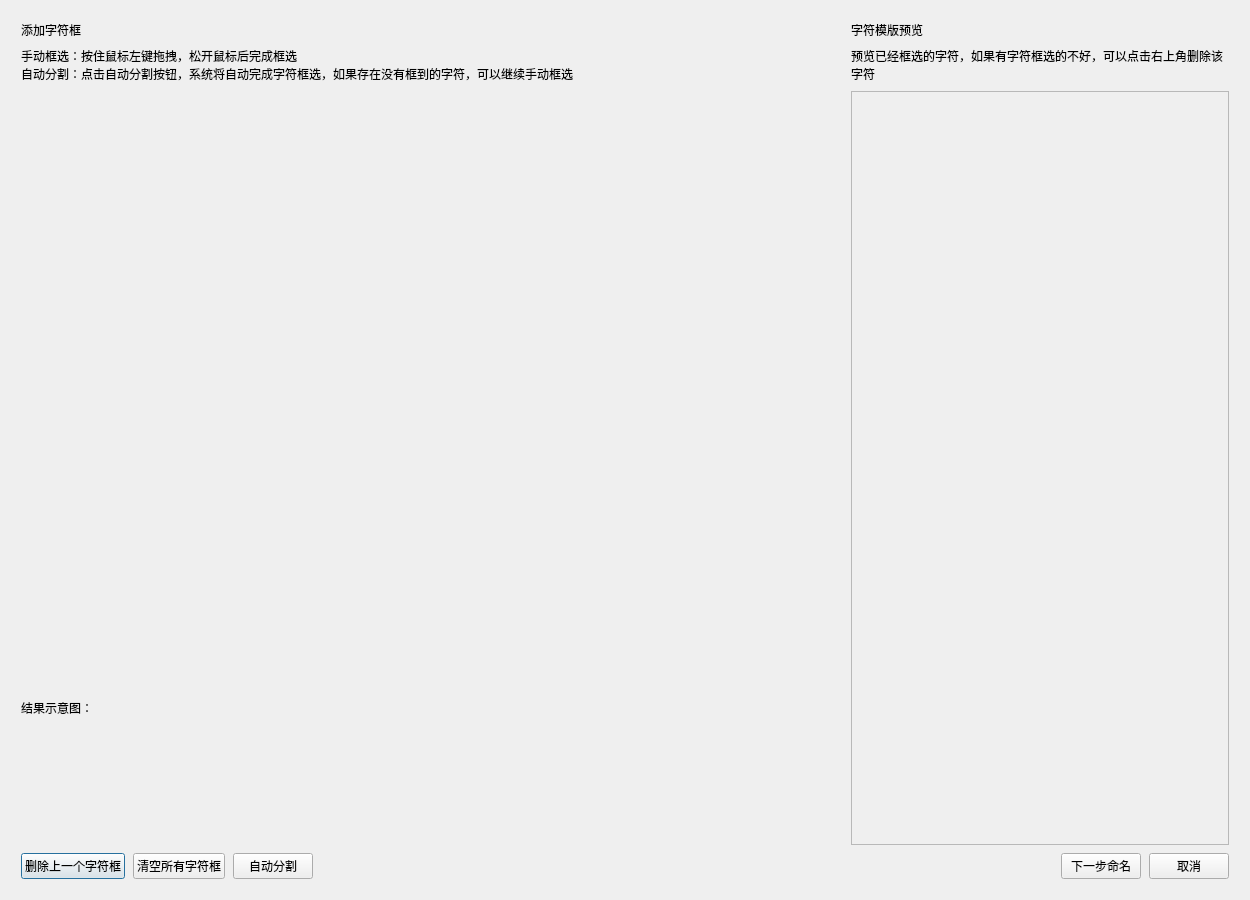
<?xml version="1.0" encoding="UTF-8"?>
<ui version="4.0">
 <class>CharacterTemplateEditorDialog</class>
 <widget class="QDialog" name="CharacterTemplateEditorDialog">
  <property name="geometry">
   <rect>
    <x>0</x>
    <y>0</y>
    <width>1250</width>
    <height>900</height>
   </rect>
  </property>
  <property name="windowTitle">
   <string>分割字符模板</string>
  </property>
  <layout class="QVBoxLayout" name="verticalLayout">
   <item>
    <widget class="QStackedWidget" name="stackedWidget">
     <property name="currentIndex">
      <number>0</number>
     </property>
     <widget class="QWidget" name="page_draw">
      <layout class="QVBoxLayout" name="verticalLayout_draw" stretch="1,0">
       <property name="spacing">
        <number>8</number>
       </property>
       <property name="leftMargin">
        <number>10</number>
       </property>
       <property name="topMargin">
        <number>10</number>
       </property>
       <property name="rightMargin">
        <number>10</number>
       </property>
       <property name="bottomMargin">
        <number>10</number>
       </property>
       <item>
        <layout class="QHBoxLayout" name="horizontalLayout_content" stretch="1,0">
         <property name="spacing">
          <number>10</number>
         </property>
         <item>
          <layout class="QVBoxLayout" name="verticalLayout_drawLeft" stretch="0,0,1,0,0">
           <property name="spacing">
            <number>8</number>
           </property>
           <property name="leftMargin">
            <number>0</number>
           </property>
           <property name="topMargin">
            <number>0</number>
           </property>
           <property name="rightMargin">
            <number>0</number>
           </property>
           <property name="bottomMargin">
            <number>0</number>
           </property>
           <item>
            <widget class="QLabel" name="label_characterDrawHintTitle">
             <property name="text">
              <string>添加字符框</string>
             </property>
            </widget>
           </item>
           <item>
            <layout class="QGridLayout" name="gridLayout_characterDrawHint" columnstretch="0,1">
             <property name="spacing">
              <number>0</number>
             </property>
             <item row="0" column="0">
              <widget class="QLabel" name="label_characterManualAction">
               <property name="text">
                <string>手动框选：</string>
               </property>
              </widget>
             </item>
             <item row="0" column="1">
              <widget class="QLabel" name="label_characterManualDescription">
               <property name="text">
                <string>按住鼠标左键拖拽，松开鼠标后完成框选</string>
               </property>
               <property name="wordWrap">
                <bool>true</bool>
               </property>
              </widget>
             </item>
             <item row="1" column="0">
              <widget class="QLabel" name="label_characterAutoSplitAction">
               <property name="text">
                <string>自动分割：</string>
               </property>
              </widget>
             </item>
             <item row="1" column="1">
              <widget class="QLabel" name="label_characterAutoSplitDescription">
               <property name="text">
                <string>点击自动分割按钮，系统将自动完成字符框选，如果存在没有框到的字符，可以继续手动框选</string>
               </property>
               <property name="wordWrap">
                <bool>true</bool>
               </property>
              </widget>
             </item>
            </layout>
           </item>
           <item>
            <widget class="CharacterCropLabel" name="label_characterCropCanvas">
             <property name="minimumSize">
              <size>
               <width>760</width>
               <height>260</height>
              </size>
             </property>
             <property name="alignment">
              <set>Qt::AlignCenter</set>
             </property>
            </widget>
           </item>
           <item>
            <widget class="QLabel" name="label_characterSampleTitle">
             <property name="text">
              <string>结果示意图：</string>
             </property>
            </widget>
           </item>
           <item>
            <widget class="QLabel" name="label_characterSample">
             <property name="minimumSize">
              <size>
               <width>0</width>
               <height>120</height>
              </size>
             </property>
             <property name="maximumSize">
              <size>
               <width>16777215</width>
               <height>160</height>
              </size>
             </property>
             <property name="text">
              <string/>
             </property>
             <property name="alignment">
              <set>Qt::AlignCenter</set>
             </property>
            </widget>
           </item>
          </layout>
         </item>
         <item>
          <layout class="QVBoxLayout" name="verticalLayout_drawRight" stretch="0,0,1">
           <property name="spacing">
            <number>8</number>
           </property>
           <property name="leftMargin">
            <number>0</number>
           </property>
           <property name="topMargin">
            <number>0</number>
           </property>
           <property name="rightMargin">
            <number>0</number>
           </property>
           <property name="bottomMargin">
            <number>0</number>
           </property>
           <item>
            <widget class="QLabel" name="label_characterExistingTitle">
             <property name="text">
              <string>字符模版预览</string>
             </property>
            </widget>
           </item>
           <item>
            <widget class="QLabel" name="label_characterPreviewHint">
             <property name="text">
              <string>预览已经框选的字符，如果有字符框选的不好，可以点击右上角删除该字符</string>
             </property>
             <property name="wordWrap">
              <bool>true</bool>
             </property>
            </widget>
           </item>
           <item>
            <widget class="QScrollArea" name="scrollArea_preview">
             <property name="minimumSize">
              <size>
               <width>378</width>
               <height>0</height>
              </size>
             </property>
             <property name="maximumSize">
              <size>
               <width>438</width>
               <height>16777215</height>
              </size>
             </property>
             <property name="widgetResizable">
              <bool>true</bool>
             </property>
             <widget class="QWidget" name="scrollAreaWidgetContents_preview">
              <property name="geometry">
               <rect>
                <x>0</x>
                <y>0</y>
                <width>376</width>
                <height>792</height>
               </rect>
              </property>
              <layout class="QGridLayout" name="gridLayout_preview">
               <property name="leftMargin">
                <number>8</number>
               </property>
               <property name="topMargin">
                <number>8</number>
               </property>
               <property name="rightMargin">
                <number>8</number>
               </property>
               <property name="bottomMargin">
                <number>8</number>
               </property>
               <property name="spacing">
                <number>8</number>
               </property>
              </layout>
             </widget>
            </widget>
           </item>
          </layout>
         </item>
        </layout>
       </item>
       <item>
        <layout class="QHBoxLayout" name="horizontalLayout_drawButtons">
         <item>
          <widget class="QPushButton" name="pushButton_removeLastCharacterBox">
           <property name="text">
            <string>删除上一个字符框</string>
           </property>
          </widget>
         </item>
         <item>
          <widget class="QPushButton" name="pushButton_clearCharacterBoxes">
           <property name="text">
            <string>清空所有字符框</string>
           </property>
          </widget>
         </item>
         <item>
          <widget class="QPushButton" name="pushButton_autoSplitCharacters">
           <property name="text">
            <string>自动分割</string>
           </property>
           <property name="uiRole" stdset="0">
            <string>primary</string>
           </property>
          </widget>
         </item>
         <item>
          <spacer name="horizontalSpacer_drawButtons">
           <property name="orientation">
            <enum>Qt::Horizontal</enum>
           </property>
           <property name="sizeHint" stdset="0">
            <size>
             <width>40</width>
             <height>20</height>
            </size>
           </property>
          </spacer>
         </item>
         <item>
          <widget class="QPushButton" name="pushButton_nextCharacterNaming">
           <property name="text">
            <string>下一步命名</string>
           </property>
          </widget>
         </item>
         <item>
          <widget class="QPushButton" name="pushButton_cancelCharacterDrawing">
           <property name="text">
            <string>取消</string>
           </property>
          </widget>
         </item>
        </layout>
       </item>
      </layout>
     </widget>
     <widget class="QWidget" name="page_names">
      <layout class="QVBoxLayout" name="verticalLayout_names" stretch="0,0,1,0">
       <property name="spacing">
        <number>8</number>
       </property>
       <property name="leftMargin">
        <number>10</number>
       </property>
       <property name="topMargin">
        <number>10</number>
       </property>
       <property name="rightMargin">
        <number>10</number>
       </property>
       <property name="bottomMargin">
        <number>10</number>
       </property>
       <item>
        <widget class="QLabel" name="label_characterNameHintTitle">
         <property name="text">
          <string>命名提示</string>
         </property>
        </widget>
       </item>
       <item>
        <widget class="QLabel" name="label_characterNameHint">
         <property name="text">
          <string>字符名称已自动命名，请检查命名是否正确，不正确的请手动更改
输入名称时，只需输入字符名称即可，重复字符系统会自动命名成1(1)、1(2)</string>
         </property>
         <property name="wordWrap">
          <bool>true</bool>
         </property>
        </widget>
       </item>
       <item>
        <widget class="QScrollArea" name="scrollArea_names">
         <property name="widgetResizable">
          <bool>true</bool>
         </property>
         <widget class="QWidget" name="scrollAreaWidgetContents_names">
          <property name="geometry">
           <rect>
            <x>0</x>
            <y>0</y>
            <width>61</width>
            <height>16</height>
           </rect>
          </property>
          <layout class="QVBoxLayout" name="verticalLayout_nameList">
           <property name="spacing">
            <number>8</number>
           </property>
           <property name="leftMargin">
            <number>0</number>
           </property>
           <property name="topMargin">
            <number>0</number>
           </property>
           <property name="rightMargin">
            <number>0</number>
           </property>
           <property name="bottomMargin">
            <number>0</number>
           </property>
          </layout>
         </widget>
        </widget>
       </item>
       <item>
        <layout class="QHBoxLayout" name="horizontalLayout_nameButtons">
         <item>
          <widget class="QPushButton" name="pushButton_backToCharacterDrawing">
           <property name="text">
            <string>返回框选</string>
           </property>
          </widget>
         </item>
         <item>
          <spacer name="horizontalSpacer_nameButtons">
           <property name="orientation">
            <enum>Qt::Horizontal</enum>
           </property>
           <property name="sizeHint" stdset="0">
            <size>
             <width>40</width>
             <height>20</height>
            </size>
           </property>
          </spacer>
         </item>
         <item>
          <widget class="QPushButton" name="pushButton_saveCharacterTemplates">
           <property name="text">
            <string>保存字符模板</string>
           </property>
           <property name="uiRole" stdset="0">
            <string>primary</string>
           </property>
          </widget>
         </item>
         <item>
          <widget class="QPushButton" name="pushButton_cancelCharacterNaming">
           <property name="text">
            <string>取消</string>
           </property>
          </widget>
         </item>
        </layout>
       </item>
      </layout>
     </widget>
    </widget>
   </item>
  </layout>
 </widget>
 <customwidgets>
  <customwidget>
   <class>CharacterCropLabel</class>
   <extends>QLabel</extends>
   <header>ui/main_window/template/character_editor/character_crop_label.h</header>
  </customwidget>
 </customwidgets>
 <resources/>
 <connections/>
</ui>
